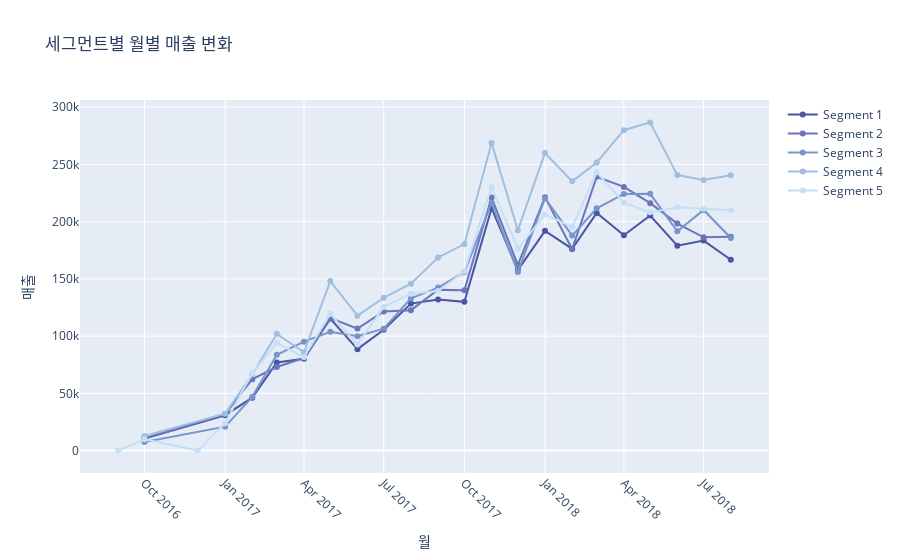

Notebook code for this chart:
### Code cell
# df_rfm과 df_filtered를 customer_id를 기준으로 조인
merged_data = df_filtered.merge(df_rfm, left_on='customer_id', right_index=True)

# 세그먼트와 월별로 매출을 합산
segment_monthly_revenue = merged_data.merge(df_payments, on='order_id').groupby(['class', 'order_purchase_month'])['payment_value_x'].sum().reset_index()

colors = ['#4A55A2', '#6A75BB', '#7895CB', '#A0BFE0', '#C5DFF8']
# Data preparation
fig = go.Figure()

for idx, segment in enumerate(segment_monthly_revenue['class'].unique()):
    monthly_data = segment_monthly_revenue[segment_monthly_revenue['class'] == segment]
    fig.add_trace(go.Scatter(x=monthly_data['order_purchase_month'].astype(str),
                             y=monthly_data['payment_value_x'],
                             mode='lines+markers',
                             name=f"Segment {segment}",
                             line=dict(color=colors[idx])))

# Layout settings
fig.update_layout(title="세그먼트별 월별 매출 변화",
                  xaxis_title="월",
                  yaxis_title="매출",
                  xaxis=dict(tickangle=45))

fig.show()

### Figure 1 — Plotly figure (JSON) as saved in the notebook; plotly's stock layout.template omitted (floating-point values rounded to 4 significant figures)
{"data": [{"line": {"color": "#4A55A2"}, "mode": "lines+markers", "name": "Segment 1", "type": "scatter", "x": ["2016-10", "2017-01", "2017-02", "2017-03", "2017-04", "2017-05", "2017-06", "2017-07", "2017-08", "2017-09", "2017-10", "2017-11", "2017-12", "2018-01", "2018-02", "2018-03", "2018-04", "2018-05", "2018-06", "2018-07", "2018-08"], "y": [10530.0, 30920.0, 46250.0, 76920.0, 80170.0, 115300.0, 88620.0, 105500.0, 128400.0, 131900.0, 129900.0, 211700.0, 157700.0, 192000.0, 176100.0, 207600.0, 188000.0, 205300.0, 179000.0, 183400.0, 166700.0]}, {"line": {"color": "#6A75BB"}, "mode": "lines+markers", "name": "Segment 2", "type": "scatter", "x": ["2016-10", "2017-01", "2017-02", "2017-03", "2017-04", "2017-05", "2017-06", "2017-07", "2017-08", "2017-09", "2017-10", "2017-11", "2017-12", "2018-01", "2018-02", "2018-03", "2018-04", "2018-05", "2018-06", "2018-07", "2018-08"], "y": [10650.0, 31960.0, 62410.0, 73050.0, 80990.0, 115900.0, 106600.0, 121600.0, 122700.0, 140500.0, 140000.0, 221100.0, 162300.0, 221400.0, 175900.0, 239100.0, 230300.0, 216100.0, 198300.0, 186300.0, 186800.0]}, {"line": {"color": "#7895CB"}, "mode": "lines+markers", "name": "Segment 3", "type": "scatter", "x": ["2016-10", "2017-01", "2017-02", "2017-03", "2017-04", "2017-05", "2017-06", "2017-07", "2017-08", "2017-09", "2017-10", "2017-11", "2017-12", "2018-01", "2018-02", "2018-03", "2018-04", "2018-05", "2018-06", "2018-07", "2018-08"], "y": [7615.0, 20910.0, 46990.0, 83660.0, 95170.0, 103800.0, 99810.0, 106500.0, 132900.0, 142400.0, 155800.0, 216400.0, 155900.0, 220400.0, 187800.0, 211600.0, 224200.0, 224300.0, 191500.0, 210200.0, 185700.0]}, {"line": {"color": "#A0BFE0"}, "mode": "lines+markers", "name": "Segment 4", "type": "scatter", "x": ["2016-10", "2017-01", "2017-02", "2017-03", "2017-04", "2017-05", "2017-06", "2017-07", "2017-08", "2017-09", "2017-10", "2017-11", "2017-12", "2018-01", "2018-02", "2018-03", "2018-04", "2018-05", "2018-06", "2018-07", "2018-08"], "y": [12720.0, 32310.0, 66450.0, 102000.0, 85890.0, 148100.0, 117800.0, 133500.0, 145800.0, 168700.0, 180300.0, 268700.0, 192500.0, 259900.0, 235200.0, 251700.0, 279800.0, 286600.0, 240600.0, 236400.0, 240500.0]}, {"line": {"color": "#C5DFF8"}, "mode": "lines+markers", "name": "Segment 5", "type": "scatter", "x": ["2016-09", "2016-10", "2016-12", "2017-01", "2017-02", "2017-03", "2017-04", "2017-05", "2017-06", "2017-07", "2017-08", "2017-09", "2017-10", "2017-11", "2017-12", "2018-01", "2018-02", "2018-03", "2018-04", "2018-05", "2018-06", "2018-07", "2018-08"], "y": [136.2, 9835.0, 19.62, 23970.0, 67710.0, 93890.0, 81700.0, 119400.0, 92750.0, 125500.0, 137000.0, 139400.0, 156500.0, 230200.0, 176300.0, 206300.0, 195100.0, 243100.0, 216600.0, 208100.0, 212400.0, 211200.0, 209900.0]}], "layout": {"title": {"text": "세그먼트별 월별 매출 변화"}, "xaxis": {"tickangle": 45, "title": {"text": "월"}}, "yaxis": {"title": {"text": "매출"}}}}
